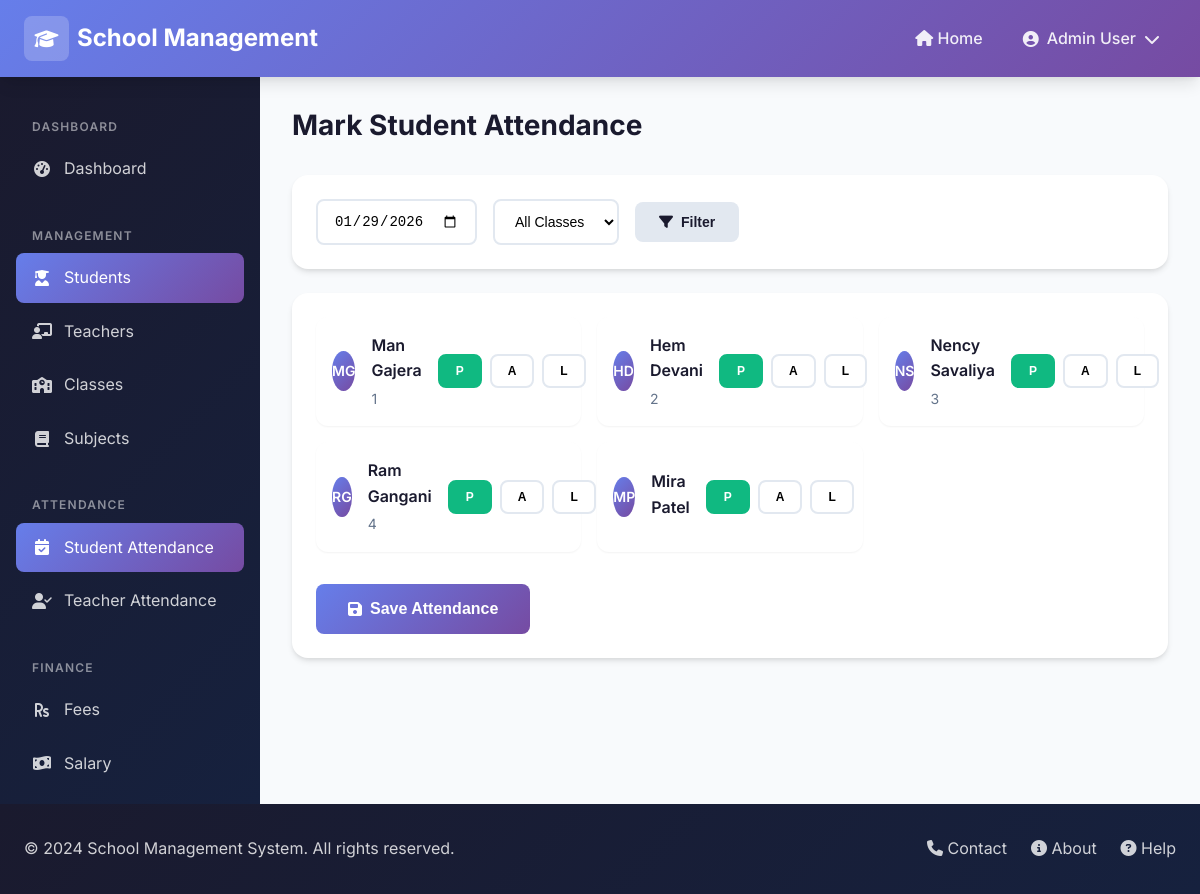
Before: /admin-panel/attendance/students/mark/ with the older database file.
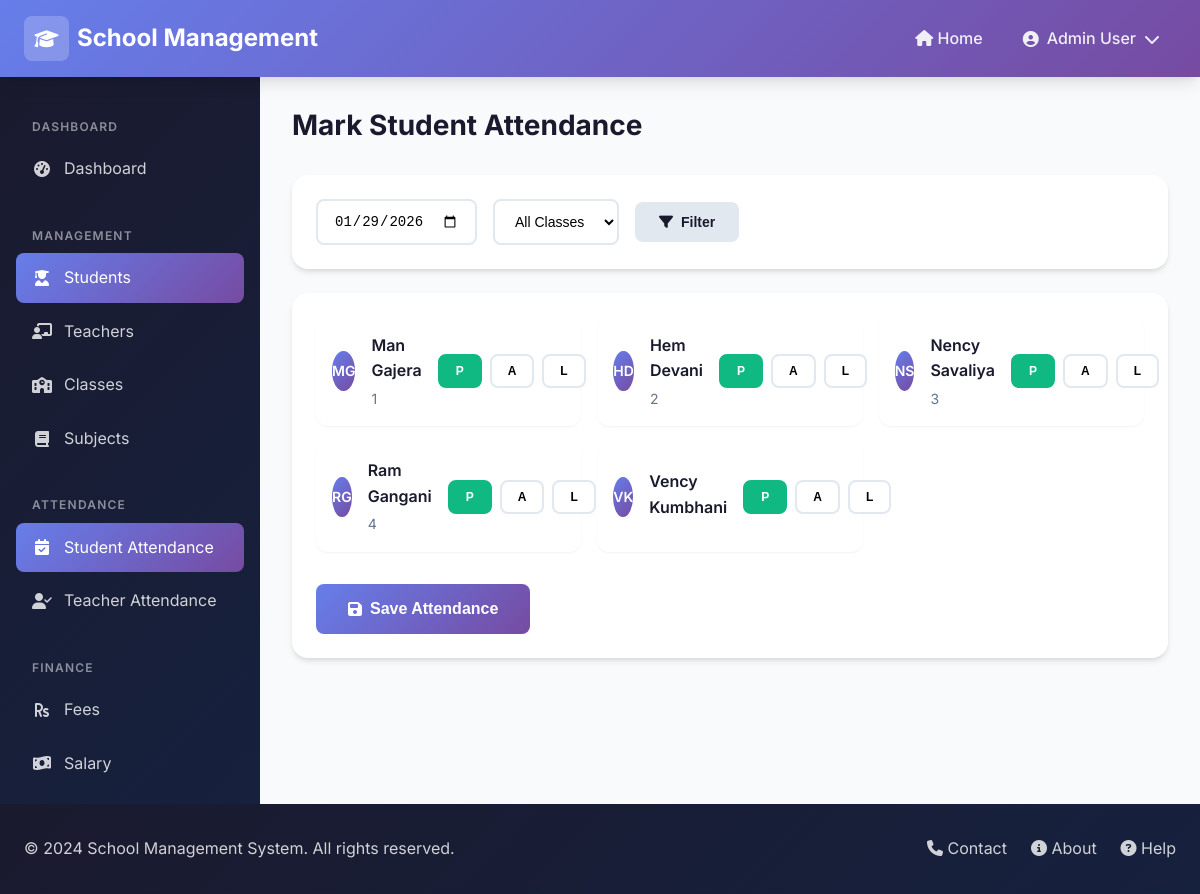
After: the same page with the newer database file.
### core/models.py (models this page shows, shortened)
class Student(models.Model):
    GENDER_CHOICES = [
        ('male', 'Male'),
        ('female', 'Female'),
        ('other', 'Other'),
    ]
    username = models.CharField(max_length=50, unique=True)
    password = models.CharField(max_length=255)
    name = models.CharField(max_length=100)
    surname = models.CharField(max_length=100)
    email = models.EmailField(unique=True)
    mobile = models.CharField(max_length=15, blank=True)
    dob = models.DateField(null=True, blank=True)
    gender = models.CharField(max_length=10, choices=GENDER_CHOICES)
    roll_no = models.CharField(max_length=20)
    address = models.TextField(blank=True)
    student_class = models.ForeignKey(Class, on_delete=models.SET_NULL, null=True, related_name='students')
    section = models.CharField(max_length=10, blank=True)
    admission_no = models.CharField(max_length=50, unique=True)
    admission_date = models.DateField(null=True, blank=True)
    parent_name = models.CharField(max_length=100, blank=True)
    parent_mobile = models.CharField(max_length=15, blank=True)
    parent_email = models.EmailField(blank=True)
    created_at = models.DateTimeField(auto_now_add=True)
    updated_at = models.DateTimeField(auto_now=True)
    @property
    def full_name(self):
        return f"{self.name} {self.surname}"

### core/views.py (the view)
    def wrapper(request, *args, **kwargs):
        if request.session.get('user_role') != 'admin':
            try:
                admin = Admin.objects.first()
                if admin:
                    request.session['user_id'] = admin.id
                    request.session['user_role'] = 'admin'
                    request.session['user_name'] = admin.full_name
            except:
                messages.error(request, 'Admin not found.')
                return redirect('login')
        return view_func(request, *args, **kwargs)

### core/models.py (called while the page is built)
    def __str__(self):
        if self.section:
            return f"{self.name} - {self.section}"
        return self.name

    @property
    def full_name(self):
        return f"{self.name} {self.surname}"

### core/views.py (called while the page is built)
def admin_required(view_func):
    def wrapper(request, *args, **kwargs):
        if request.session.get('user_role') != 'admin':
            try:
                admin = Admin.objects.first()
                if admin:
                    request.session['user_id'] = admin.id
                    request.session['user_role'] = 'admin'
                    request.session['user_name'] = admin.full_name
            except:
                messages.error(request, 'Admin not found.')
                return redirect('login')
        return view_func(request, *args, **kwargs)
    return wrapper

### templates/admin/attendance/student_mark.html (shortened to what this page needs)
{% extends 'base.html' %}
{% load static %}
{% block content %}
{% include 'partials/admin_header.html' %}
<div class="dashboard-layout">
    {% include 'partials/sidebar.html' %}
    <main class="main-content">
        <div class="page-header">
            <div>
                <h1 class="page-title">Mark Student Attendance</h1>
            </div>
        </div>
        <div class="card mb-3">
            <div class="card-body">
                <form method="get" class="flex gap-2 flex-wrap items-center">
                    <input type="date" name="date" value="{{ selected_date }}" class="form-control"
                        style="width: auto;">
                    <select name="class" class="form-control" style="width: auto;">
                        <option value="">All Classes</option>
                    </select>
                    <button type="submit" class="btn btn-secondary">
                        <i class="fas fa-filter"></i> Filter
                    </button>
                </form>
            </div>
        </div>
        <div class="card">
            <div class="card-body">
                <form method="post">
                    <div class="attendance-grid">
                        {% for student in students %}
                        <div class="attendance-item">
                            <div class="recent-avatar" style="width: 40px; height: 40px; font-size: 0.875rem;">
                                {{ student.name|slice:":1" }}{{ student.surname|slice:":1" }}
                            </div>
                            <div class="recent-info" style="flex: 1;">
                                <div class="recent-name">{{ student.full_name }}</div>
                                <div class="recent-meta">{{ student.roll_no }}</div>
                            </div>
                            <div class="attendance-status">
                                <button type="button" class="status-btn present active" data-status="present">P</button>
                                <button type="button" class="status-btn absent" data-status="absent">A</button>
                                <button type="button" class="status-btn late" data-status="late">L</button>
                            </div>
                        </div>
                        {% empty %}
                        <p class="text-gray">No students found. Select a class to view students.</p>
                        {% endfor %}
                    </div>
                    {% if students %}
                    <div class="mt-4">
                        <button type="submit" class="btn btn-primary btn-lg">
                            <i class="fas fa-save"></i> Save Attendance
                        </button>
                    </div>
                    {% endif %}
                </form>
            </div>
        </div>
    </main>
</div>
{% include 'partials/footer.html' %}
{% endblock %}

Changed rows visible on the page:
removed Student: name "M", surname "P", full_name "Mira Patel"
added Student: name "V", surname "K", full_name "Vency Kumbhani"
